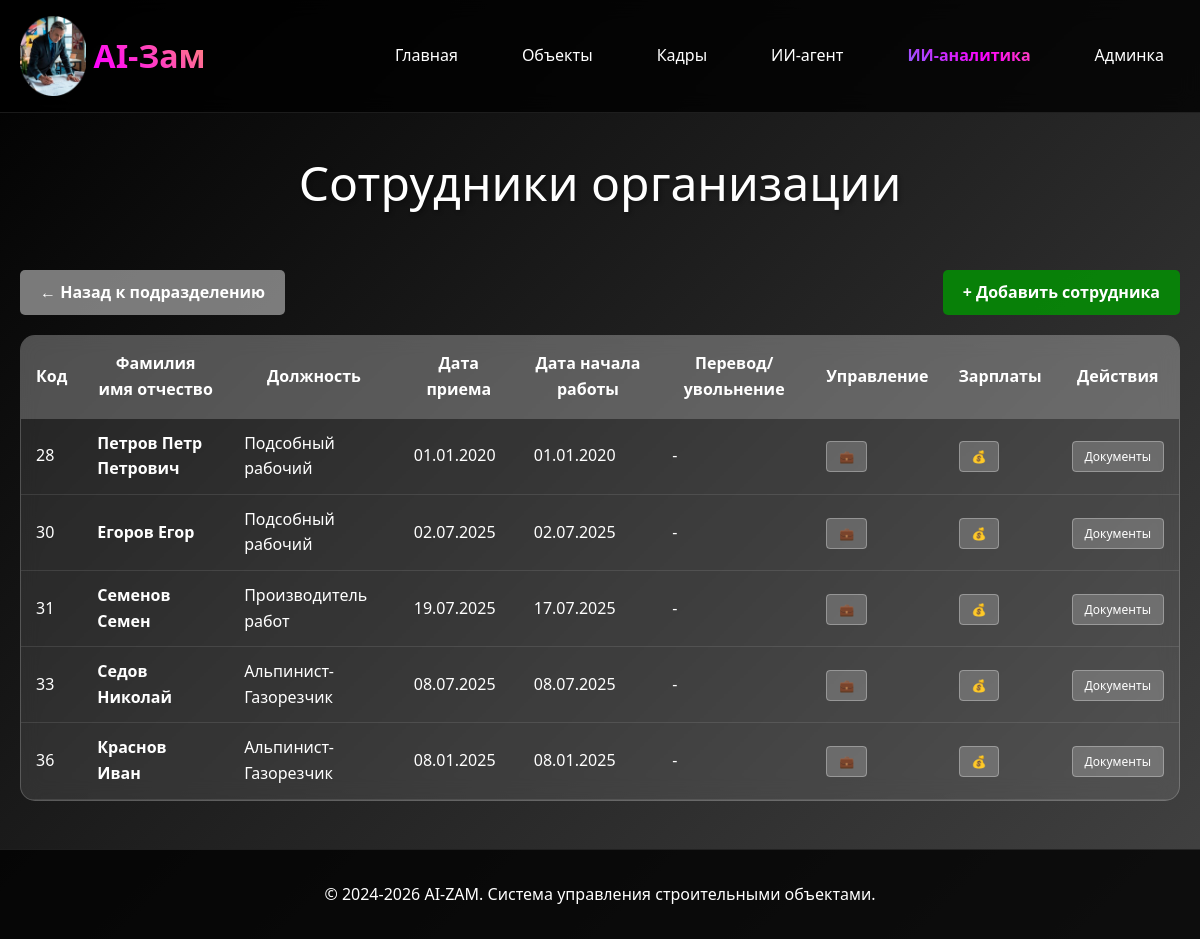
/sotrudniki/, run on the app's committed database.
### sotrudniki/models.py (models this page shows, shortened)
class Sotrudnik(models.Model):
    POL_CHOICES = [
        ('мужской', 'Мужской'),
        ('женский', 'Женский'),
    ]
    organizaciya = models.ForeignKey(
        Organizaciya,
        on_delete=models.CASCADE,
        verbose_name="Организация",
        related_name="sotrudniki",
        null=True,
        blank=True
    )
    fio = models.CharField(max_length=300, verbose_name="ФИО")
    data_rozhdeniya = models.DateField(verbose_name="Дата рождения")
    pol = models.CharField(
        max_length=10,
        choices=POL_CHOICES,
        verbose_name="Пол",
        null=True,
        blank=True
    )
    razmer_odezhdy = models.CharField(
        max_length=10,
        default="50-52",
        verbose_name="Размер одежды"
    )
    razmer_obuvi = models.CharField(
        max_length=5,
        default="43",
        verbose_name="Размер обуви"
    )
    razmer_golovnogo_ubora = models.CharField(
        max_length=5,
        default="55",
        verbose_name="Размер головного убора"
    )
    specialnost = models.ForeignKey(
        Specialnost,
        on_delete=models.SET_NULL,
        null=True,
        blank=True,
        verbose_name="Специальность"
    )
    podrazdelenie = models.ForeignKey(
        Podrazdelenie,
        on_delete=models.SET_NULL,
        null=True,
        blank=True,
        verbose_name="Подразделение"
    )
    data_priema = models.DateField(verbose_name="Дата приема")
    data_nachala_raboty = models.DateField(verbose_name="Дата начала работы")
    objekty = models.ManyToManyField(
        'object.Objekt',
        verbose_name="Объекты",
        blank=True,
        help_text="Объекты, на которых работает сотрудник"
    )
    class Meta:
        verbose_name = "Сотрудник"
        verbose_name_plural = "Сотрудники"

class Specialnost(models.Model):
    nazvanie = models.CharField(max_length=200, verbose_name="Название специальности")
    kategoriya = models.CharField(max_length=200, verbose_name="Категория", null=True, blank=True)
    class Meta:
        verbose_name = "Специальность"
        verbose_name_plural = "Специальности"
    def __str__(self):
        return self.nazvanie

### sotrudniki/views.py (the view)
# urls.py: path('', views.sotrudniki_list, name='list'),
def sotrudniki_list(request):
    sotrudniki = Sotrudnik.objects.select_related('organizaciya', 'specialnost', 'podrazdelenie').filter(organizaciya__is_active=True)
    podrazdelenie_id = request.GET.get('podrazdelenie')
    if podrazdelenie_id:
        sotrudniki = sotrudniki.filter(podrazdelenie_id=podrazdelenie_id)
    return render(request, 'sotrudniki/list.html', {'sotrudniki': sotrudniki})

### sotrudniki/templates/sotrudniki/list.html (shortened to what this page needs)
{% extends 'base/base.html' %}
{% block content %}
<div class="page-title">Сотрудники организации</div>
<div style="margin-bottom: 20px; display: flex; justify-content: space-between; align-items: center;">
    <a href="/kadry/"
       style="background: rgba(150, 150, 150, 0.8); color: white; padding: 10px 20px; text-decoration: none; border-radius: 5px; font-weight: bold;">
        ← Назад к подразделению
    </a>
    <a href="{% url 'sotrudniki:add' %}{% if request.GET.podrazdelenie %}?podrazdelenie={{ request.GET.podrazdelenie }}{% endif %}"
       style="background: rgba(0, 150, 0, 0.8); color: white; padding: 10px 20px; text-decoration: none; border-radius: 5px; font-weight: bold;">
        + Добавить сотрудника
    </a>
</div>
<div class="employees-table">
    <table>
        <thead>
            <tr>
                <th>Код</th>
                <th>Фамилия имя отчество</th>
                <th>Должность</th>
                <th>Дата приема</th>
                <th>Дата начала работы</th>
                <th>Перевод/увольнение</th>
                <th>Управление</th>
                <th>Зарплаты</th>
                <th>Действия</th>
            </tr>
        </thead>
        <tbody>
            {% for sotrudnik in sotrudniki %}
            <tr>
                <td>{{ sotrudnik.id }}</td>
                <td><a href="{% url 'sotrudniki:detail' sotrudnik.pk %}" style="text-decoration: none; color: white; font-weight: bold;">{{ sotrudnik.fio }}</a></td>
                <td>{{ sotrudnik.specialnost|default:"-" }}</td>
                <td>{{ sotrudnik.data_priema|date:"d.m.Y" }}</td>
                <td>{{ sotrudnik.data_nachala_raboty|date:"d.m.Y" }}</td>
                <td>-</td>
                <td>
                    <a href="{% url 'sotrudniki:documents' sotrudnik.pk %}" class="btn-detail">💼</a>
                </td>
                <td>
                    <a href="{% url 'sotrudniki:sotrudnik_salary' sotrudnik.pk %}" class="btn-detail">💰</a>
                </td>
                <td>
                    <a href="{% url 'sotrudniki:detail' sotrudnik.pk %}" class="btn-detail">Документы</a>
                </td>
            </tr>
            {% empty %}
            <tr>
                <td colspan="9" style="text-align: center; color: rgba(255, 255, 255, 0.7);">Нет сотрудников</td>
            </tr>
            {% endfor %}
        </tbody>
    </table>
</div>
{% endblock %}

### data on the page
Sotrudnik: id "28", fio "Петров Петр Петрович", specialnost "Подсобный рабочий", data_priema "01.01.2020", data_nachala_raboty "01.01.2020"
Sotrudnik: id "30", fio "Егоров Егор", specialnost "Подсобный рабочий", data_priema "02.07.2025", data_nachala_raboty "02.07.2025"
Sotrudnik: id "31", fio "Семенов Семен", specialnost "Производитель работ", data_priema "19.07.2025", data_nachala_raboty "17.07.2025"
Sotrudnik: id "33", fio "Седов Николай", specialnost "Альпинист-Газорезчик", data_priema "08.07.2025", data_nachala_raboty "08.07.2025"
Sotrudnik: id "36", fio "Краснов Иван", specialnost "Альпинист-Газорезчик", data_priema "08.01.2025", data_nachala_raboty "08.01.2025"
